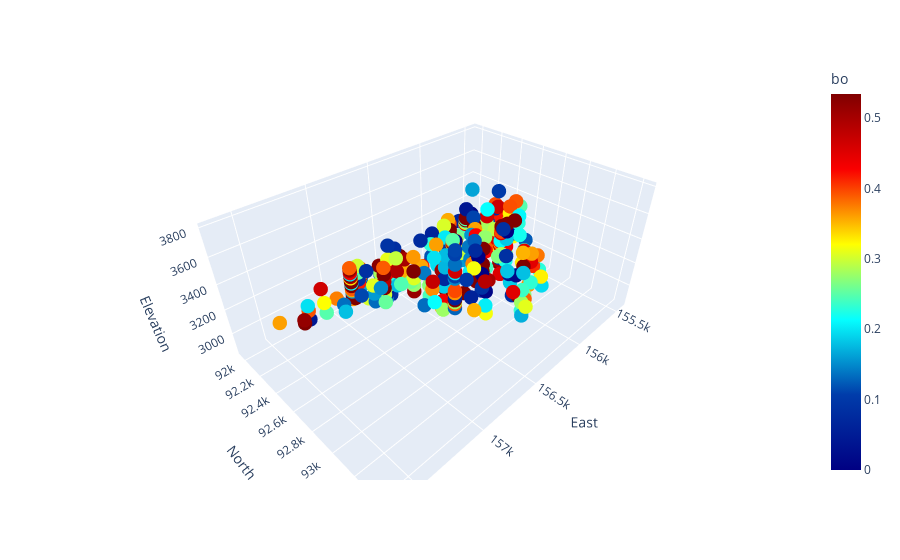
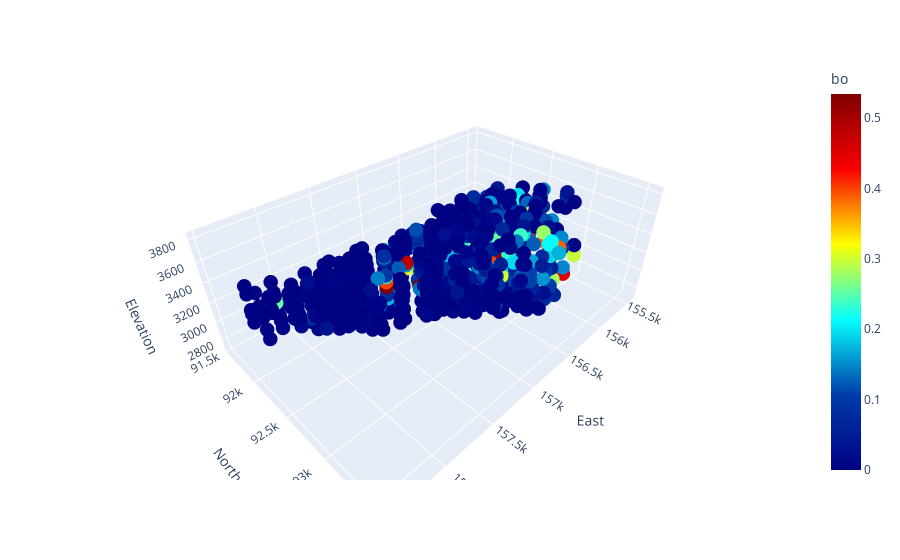

Write notebook code for charts like these, in order.
### Markdown cell above
# Visualización por categoría: Zona Mineral

### Code cell
DH_filtered = DH[DH['mine'] == 'BN']
fig = px.scatter_3d(DH_filtered, x='East', y='North', z='Elevation', color='bo',  color_continuous_scale=px.colors.sequential.Jet, range_color=[0.0, DH['bo'].quantile(0.95)])
fig.update_traces(marker=dict(size=5.0))
fig.show()

DH_filtered = DH[DH['mine'] == 'CPY']
fig = px.scatter_3d(DH_filtered, x='East', y='North', z='Elevation', color='bo', color_continuous_scale=px.colors.sequential.Jet, range_color=[0.0, DH['bo'].quantile(0.95)])
fig.update_traces(marker=dict(size=5.0))
fig.show()

### Figure 1 — Plotly figure (JSON) as saved in the notebook; plotly's stock layout.template omitted (floating-point values rounded to 4 significant figures; data arrays with more than 128 entries replaced by an {"elided": "..."} marker saying what was removed)
{"data": [{"hovertemplate": "East=%{x}<br>North=%{y}<br>Elevation=%{z}<br>bo=%{marker.color}<extra></extra>", "legendgroup": "", "marker": {"color": {"elided": "351 float values"}, "coloraxis": "coloraxis", "size": 5, "symbol": "circle"}, "mode": "markers", "name": "", "scene": "scene", "showlegend": false, "type": "scatter3d", "x": {"elided": "351 float values"}, "y": {"elided": "351 float values"}, "z": {"elided": "351 float values"}}], "layout": {"autosize": true, "coloraxis": {"cmax": 0.5339, "cmin": 0, "colorbar": {"title": {"text": "bo"}}, "colorscale": [[0, "rgb(0,0,131)"], [0.2, "rgb(0,60,170)"], [0.4, "rgb(5,255,255)"], [0.6, "rgb(255,255,0)"], [0.8, "rgb(250,0,0)"], [1, "rgb(128,0,0)"]]}, "legend": {"tracegroupgap": 0}, "margin": {"t": 60}, "scene": {"aspectmode": "auto", "aspectratio": {"x": 1.501, "y": 1.019, "z": 0.6534}, "domain": {"x": [0, 1], "y": [0, 1]}, "xaxis": {"title": {"text": "East"}, "type": "linear"}, "yaxis": {"title": {"text": "North"}, "type": "linear"}, "zaxis": {"title": {"text": "Elevation"}, "type": "linear"}}}}

### Figure 2 — Plotly figure (JSON) as saved in the notebook; plotly's stock layout.template omitted (floating-point values rounded to 4 significant figures; data arrays with more than 128 entries replaced by an {"elided": "..."} marker saying what was removed)
{"data": [{"hovertemplate": "East=%{x}<br>North=%{y}<br>Elevation=%{z}<br>bo=%{marker.color}<extra></extra>", "legendgroup": "", "marker": {"color": {"elided": "913 float values"}, "coloraxis": "coloraxis", "size": 5, "symbol": "circle"}, "mode": "markers", "name": "", "scene": "scene", "showlegend": false, "type": "scatter3d", "x": {"elided": "913 float values"}, "y": {"elided": "913 float values"}, "z": {"elided": "913 float values"}}], "layout": {"autosize": true, "coloraxis": {"cmax": 0.5339, "cmin": 0, "colorbar": {"title": {"text": "bo"}}, "colorscale": [[0, "rgb(0,0,131)"], [0.2, "rgb(0,60,170)"], [0.4, "rgb(5,255,255)"], [0.6, "rgb(255,255,0)"], [0.8, "rgb(250,0,0)"], [1, "rgb(128,0,0)"]]}, "legend": {"tracegroupgap": 0}, "margin": {"t": 60}, "scene": {"aspectmode": "auto", "aspectratio": {"x": 1.586, "y": 1.061, "z": 0.5942}, "domain": {"x": [0, 1], "y": [0, 1]}, "xaxis": {"title": {"text": "East"}, "type": "linear"}, "yaxis": {"title": {"text": "North"}, "type": "linear"}, "zaxis": {"title": {"text": "Elevation"}, "type": "linear"}}}}
